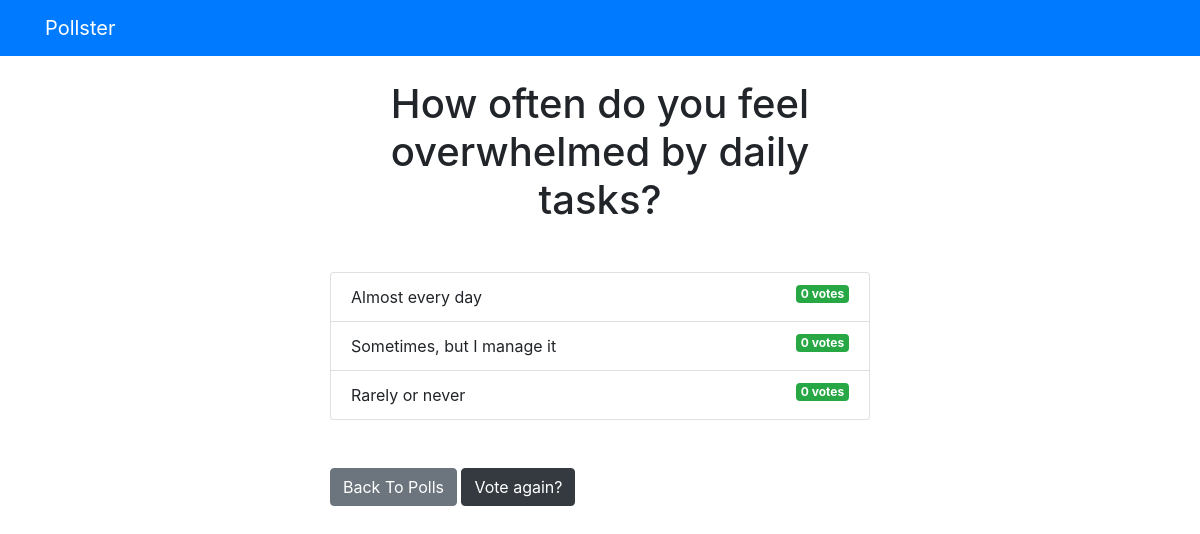
Page /polls/1/results/ on the committed database.
### polls/models.py (models this page shows, shortened)
class Question(models.Model):
    question_text = models.CharField(max_length=200)
    pub_date = models.DateTimeField('date published')

class Choice(models.Model):
    question = models.ForeignKey(Question, on_delete=models.CASCADE)
    choice_text = models.CharField(max_length=200)
    votes = models.IntegerField(default=0)

### polls/views.py (the view)
# urls.py: path('<int:question_id>/results/', views.results, name='results'),
def results(request, question_id):
  question = get_object_or_404(Question, pk=question_id)
  return render(request, 'polls/results.html', { 'question': question })

### templates/polls/results.html
{% extends 'base.html' %}
{% block content %}
<h1 class="mb-5 text-center">{{ question.question_text }}</h1>
<ul class="list-group mb-5">
	{% for choice in question.choice_set.all %}
	<li class="list-group-item">
		{{ choice.choice_text }}  <span class="badge badge-success float-right">{{ choice.votes }} vote{{ choice.votes | pluralize }}</span>
	</li>
	{% endfor %}
</ul>
<a class="btn btn-secondary" href="{% url 'polls:index' %}">Back To Polls</a>
<a class="btn btn-dark" href="{% url 'polls:detail' question.id %}">Vote again?</a>
{% endblock %}

### rows in the picture
Question: question_text "How often do you feel overwhelmed by daily tasks?"
Choice: choice_text "Almost every day", votes "0", votes|pluralize "s"
Choice: choice_text "Sometimes, but I manage it", votes "0", votes|pluralize "s"
Choice: choice_text "Rarely or never", votes "0", votes|pluralize "s"
